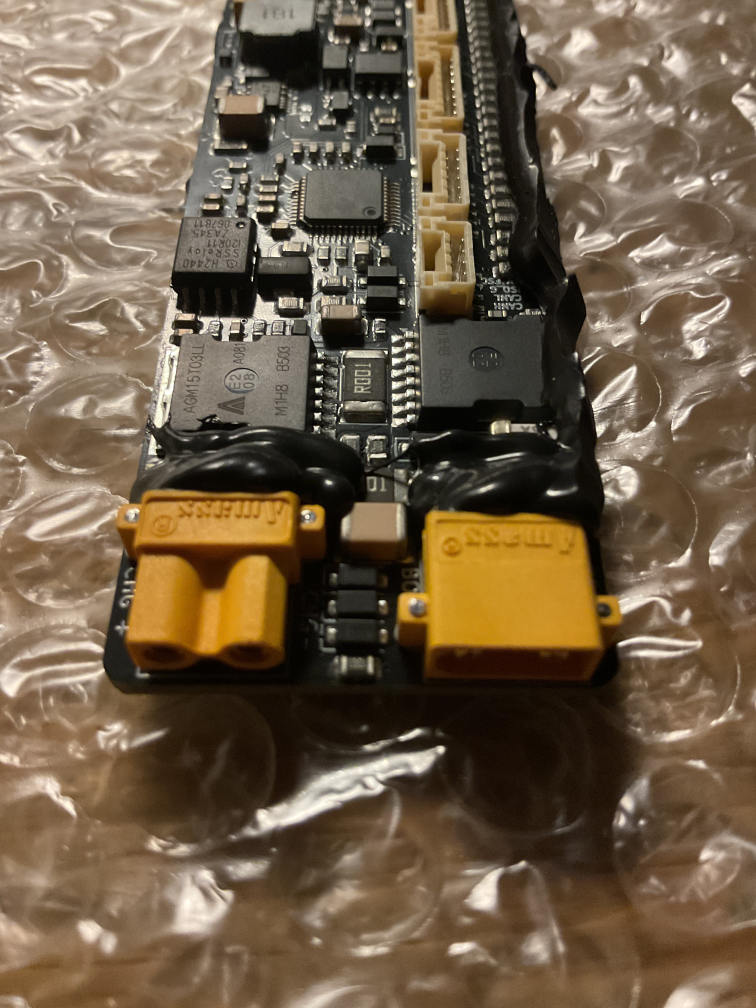
#> input picture qfbms32 ai pcb/_reference/user_photos/IMG_0912.jpg, 3024 x 4032 px, found by its file name (shown at 1/4 size)
$ python crop_two_caps.py
#> lines starting #> are read from the running program, lines starting #| are printed output that depends on the picture
import os
from PIL import Image

pcb_dir = r"c:\Users\quinn\Documents\GitHub\Fungineers PCB designs\qfbms32 ai pcb"
im12 = Image.open(os.path.join(pcb_dir, "_reference", "user_photos", "IMG_0912.jpg"))
#> im12 is the input picture: PIL image 3024x4032 RGB; mean R, G, B 112.8, 94.5, 72.2
w, h = im12.size
#> w = 3024; h = 4032

base_x = int(w * 0.2)
#> base_x = 604
base_y = int(h * 0.1)
#> base_y = 403

# Crop the top area next to Q1 (where the two capacitors are)
# In zoom_q1_column, the top of the column was base_y + 400.
# Let's crop from base_y + 200 to base_y + 800, base_x + 300 to base_x + 900
crop_caps = im12.crop((base_x + 350, base_y + 250, base_x + 850, base_y + 750))
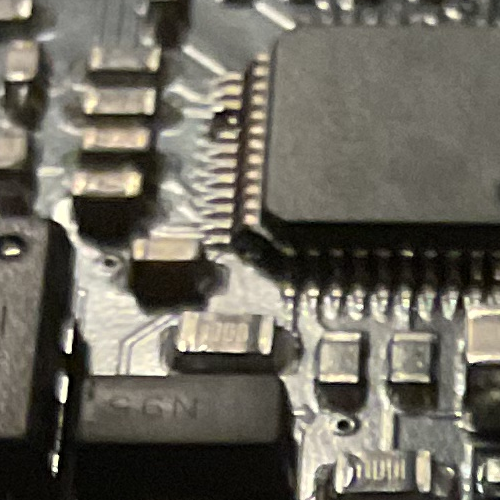
#> crop_caps: PIL image 500x500 RGB; mean R, G, B 107.5, 104, 93.7
crop_caps.save("scratch/zoom_two_caps.jpg")
print("Saved scratch/zoom_two_caps.jpg, size:", crop_caps.size)
#| Saved scratch/zoom_two_caps.jpg, size: (500, 500)

$ run again, with qfbms32 ai pcb/_reference/user_photos/IMG_0913.jpg copied over qfbms32 ai pcb/_reference/user_photos/IMG_0912.jpg
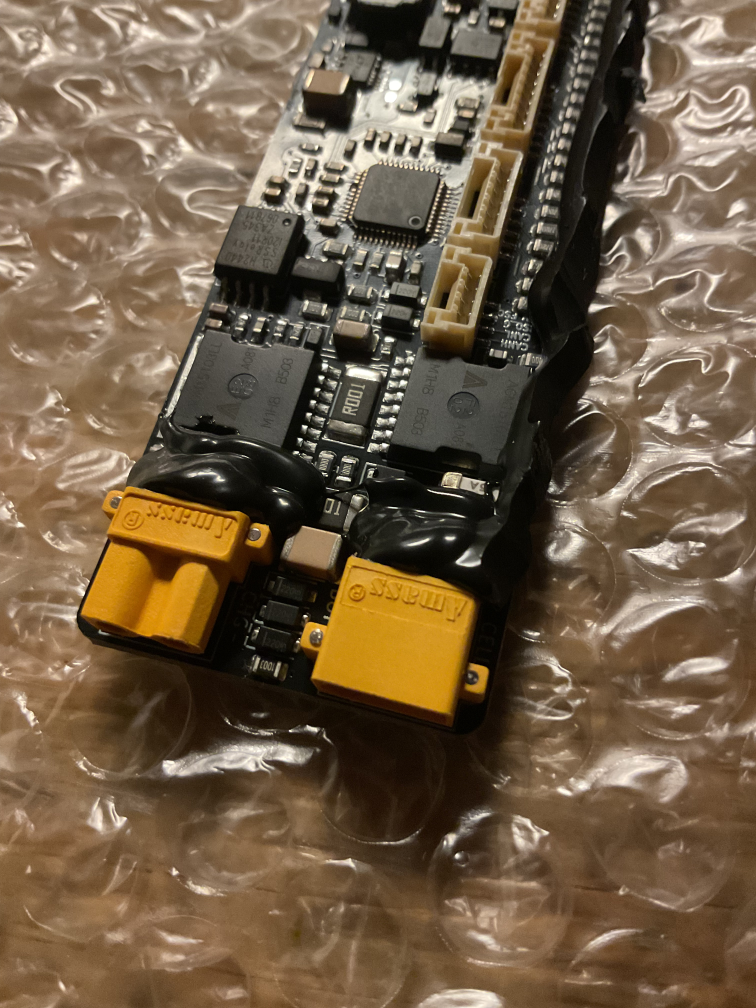
#> input picture qfbms32 ai pcb/_reference/user_photos/IMG_0913.jpg, 3024 x 4032 px, found by its file name (shown at 1/4 size)
#> im12 is the input picture: PIL image 3024x4032 RGB; mean R, G, B 113, 93.4, 69.9
#> `crop_caps = im12.crop((base_x + 350, base_y + 250, base_x + 850, base_..`:
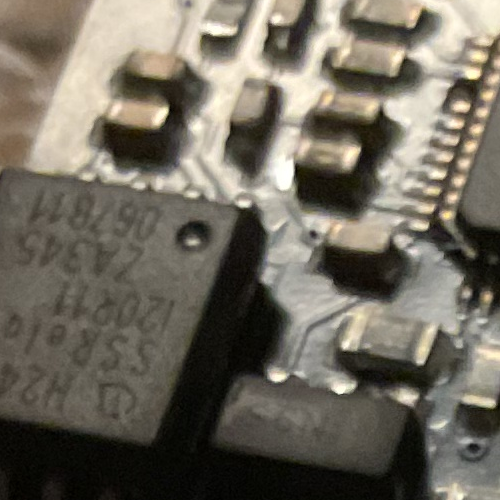
#> crop_caps: PIL image 500x500 RGB; mean R, G, B 111.5, 105.9, 94
#| Saved scratch/zoom_two_caps.jpg, size: (500, 500)

$ run again, with qfbms32 ai pcb/_reference/user_photos/IMG_0916.jpg copied over qfbms32 ai pcb/_reference/user_photos/IMG_0912.jpg
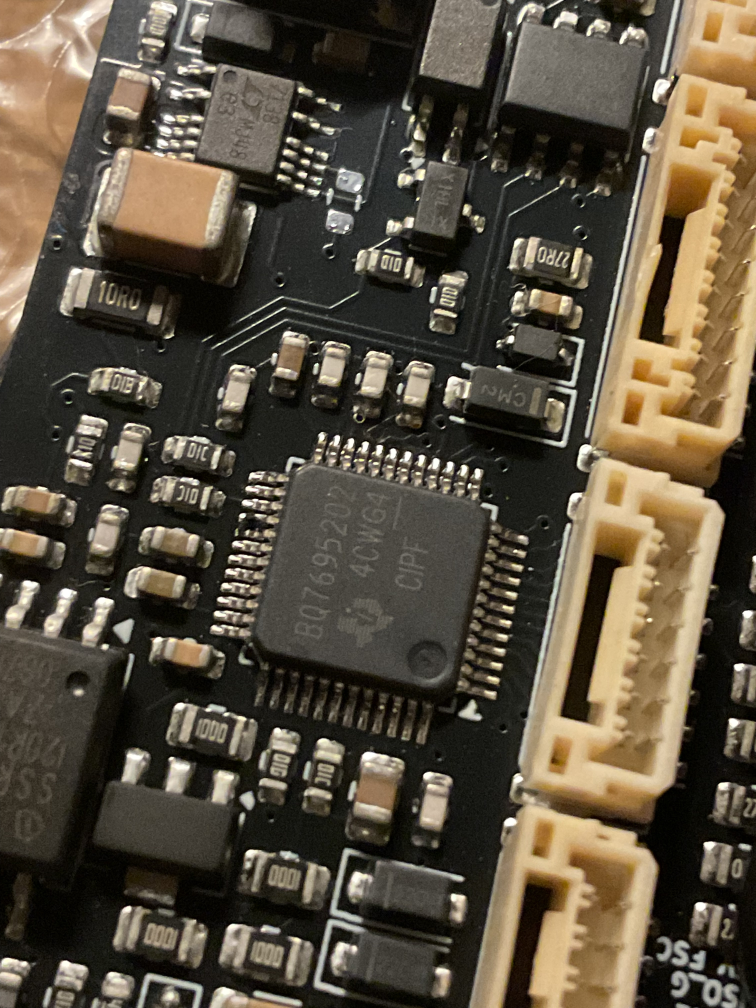
#> input picture qfbms32 ai pcb/_reference/user_photos/IMG_0916.jpg, 3024 x 4032 px, found by its file name (shown at 1/4 size)
#> im12 is the input picture: PIL image 3024x4032 RGB; mean R, G, B 88.9, 79.4, 63.6
#> `crop_caps = im12.crop((base_x + 350, base_y + 250, base_x + 850, base_..`:
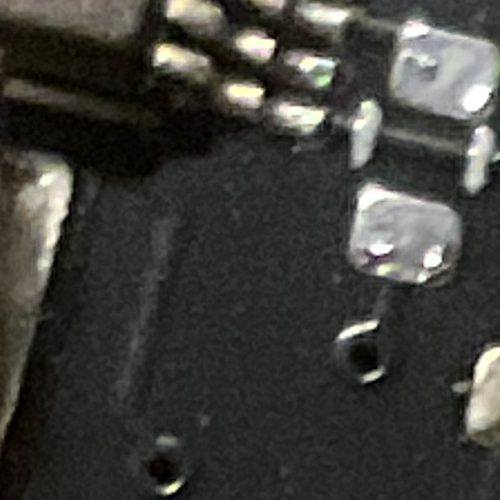
#> crop_caps: PIL image 500x500 RGB; mean R, G, B 62.2, 62.2, 57.3
#| Saved scratch/zoom_two_caps.jpg, size: (500, 500)

$ run again, with qfbms32 ai pcb/_reference/user_photos/IMG_0923.jpg copied over qfbms32 ai pcb/_reference/user_photos/IMG_0912.jpg
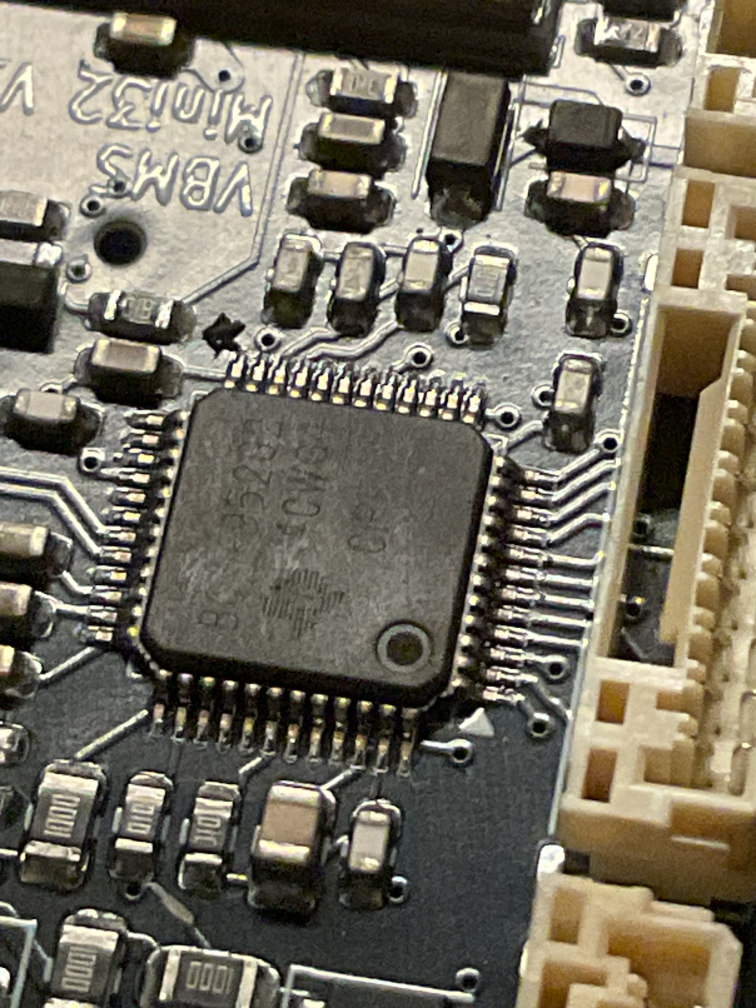
#> input picture qfbms32 ai pcb/_reference/user_photos/IMG_0923.jpg, 3024 x 4032 px, found by its file name (shown at 1/4 size)
#> im12 is the input picture: PIL image 3024x4032 RGB; mean R, G, B 117, 111.6, 97.1
#> `crop_caps = im12.crop((base_x + 350, base_y + 250, base_x + 850, base_..`:
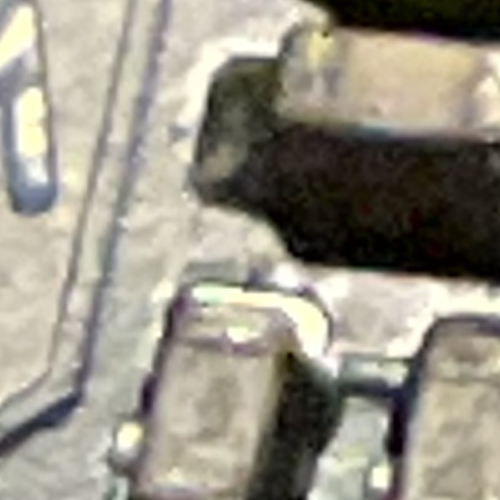
#> crop_caps: PIL image 500x500 RGB; mean R, G, B 151.3, 146.6, 133.2
#| Saved scratch/zoom_two_caps.jpg, size: (500, 500)
